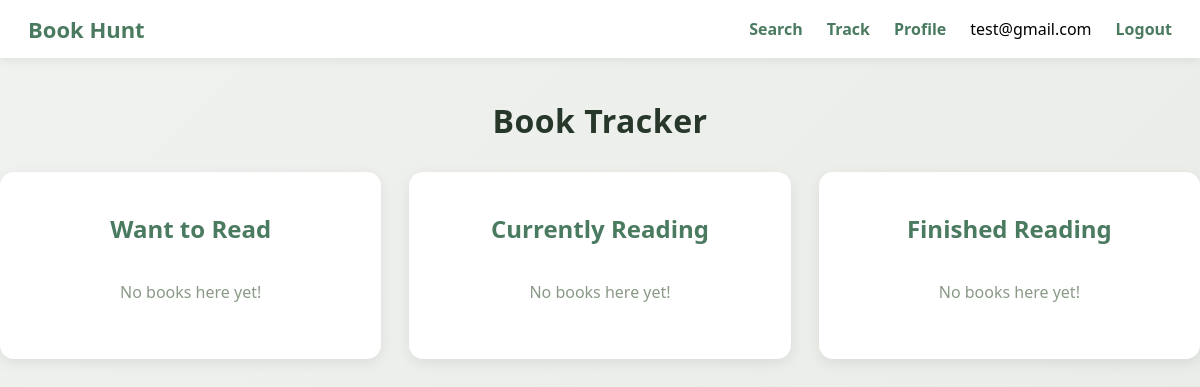
Before: /track (signed in) with the older database file.
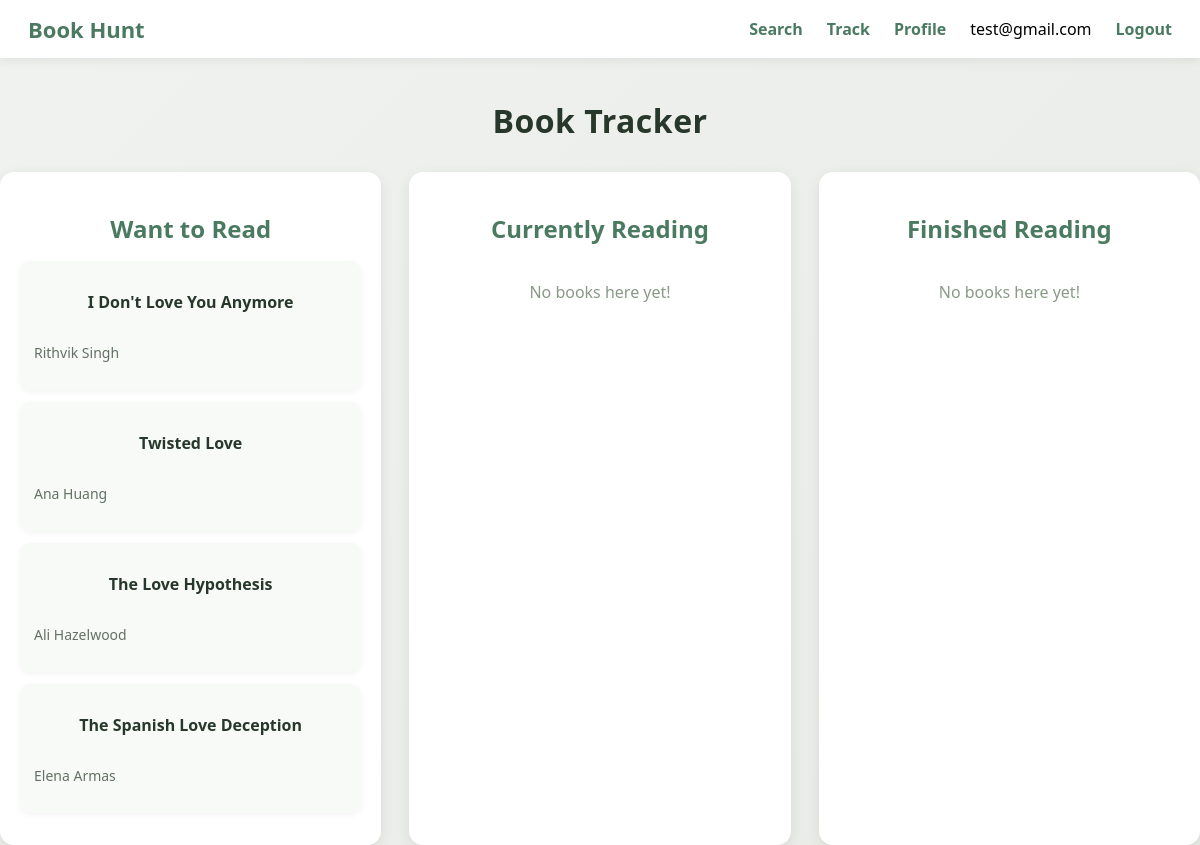
After: the same page with the newer database file.
### tables this page shows
CREATE TABLE users (
    id INTEGER PRIMARY KEY AUTOINCREMENT,
    email TEXT UNIQUE NOT NULL,
    password_hash TEXT NOT NULL,
    created_at TEXT DEFAULT CURRENT_TIMESTAMP
);

CREATE TABLE reading_list (
    id INTEGER PRIMARY KEY AUTOINCREMENT,
    user_id INTEGER NOT NULL,
    book_id TEXT NOT NULL,
    status TEXT NOT NULL CHECK (
        status IN ('want_to_read', 'reading', 'finished')
    ),
    rating INTEGER,
    updated_at TEXT DEFAULT CURRENT_TIMESTAMP,
    FOREIGN KEY (user_id) REFERENCES users(id) ON DELETE CASCADE,
    FOREIGN KEY (book_id) REFERENCES books(id) ON DELETE CASCADE
);

CREATE TABLE books (
    id TEXT PRIMARY KEY,
    title TEXT NOT NULL,
    author TEXT,
    cover_id INTEGER,
    first_publish_year INTEGER
);

### flask_app.py (the view)
@app.route("/track")
def track():
    if "user_id" not in session:
        return redirect("/login")
    db = get_db()
    want_to_read = db.execute(
        "SELECT * FROM reading_list JOIN books ON reading_list.book_id = books.id "
        "WHERE user_id = ? AND status = 'want_to_read'",
        (session["user_id"],)
    ).fetchall()
    reading = db.execute(
        "SELECT * FROM reading_list JOIN books ON reading_list.book_id = books.id "
        "WHERE user_id = ? AND status = 'reading'",
        (session["user_id"],)
    ).fetchall()
    finished = db.execute(
        "SELECT * FROM reading_list JOIN books ON reading_list.book_id = books.id "
        "WHERE user_id = ? AND status = 'finished'",
        (session["user_id"],)
    ).fetchall()
    return render_template("book-track.html", want_to_read=want_to_read, reading=reading, finished=finished)

### flask_app.py (called while the page is built)
def get_db():
    db = g.get("db")
    if db is None:
        db = g.db = sqlite3.connect(DATABASE)
        db.row_factory = sqlite3.Row
    return db

@app.context_processor
def inject_logged_in_user():
    current_user_email = None
    if "user_id" in session:
        db = get_db()
        user_row = db.execute(
            "SELECT email FROM users WHERE id = ?",
            (session["user_id"],)
        ).fetchone()
        if user_row:
            current_user_email = user_row["email"]
    return {"current_user_email": current_user_email}

### templates/book-track.html (shortened to what this page needs)
<!DOCTYPE html>
<html>
        <head>
        <link rel="stylesheet" href="../static/css/style.css">
    </head>
    {% extends "base.html" %}
    {% block content %}
    <body>
        <h1 class="track-title">Book Tracker</h1>
        <div class="track-grid">
            <div class="track-column">
                <h2>Want to Read</h2>
                {% if want_to_read %}
                    {% for book in want_to_read %}
                    <div class="track-card">
                        <p class="track-title">{{book.title}}</p>
                        <p class="track-author">{{book.author}}</p>
                    </div>
                    {% endfor %}
                {% else %}
                    <p class="empty-col">No books here yet!</p>
                {% endif %}
            </div>
            <div class="track-column">
                <h2>Currently Reading</h2>
                {% if reading %}
                    {% for book in reading %}
                    <div class="track-card">
                        <p class="track-title">{{book.title}}</p>
                        <p class="track-author">{{book.author}}</p>
                    </div>
                    {% endfor %}
                {% else %}
                    <p class="empty-col">No books here yet!</p>
                {% endif %}
            </div>
            <div class="track-column">
                <h2>Finished Reading</h2>
                {% if finished %}
                    {% for book in finished %}
                    <div class="track-card">
                        <p class="track-title">{{book.title}}</p>
                        <p class="track-author">{{book.author}}</p>
                    </div>
                    {% endfor %}
                {% else %}
                    <p class="empty-col">No books here yet!</p>
                {% endif %}
            </div>
        </div>
    </body>
    {% endblock %}

### templates/base.html (shortened to what this page needs)
<!DOCTYPE html>
<html>
    <head>
        <link rel="stylesheet" href="../static/css/style.css">
    </head>
    <body>
        <nav class="navbar">
            <div class="nav-left">
                <a href="/search" class="nav-logo">Book Hunt</a>
            </div>
            <div class="nav-right">
                <a href="/search" class="nav-link"> Search </a>
                <a href="/track" class="nav-link">Track</a>
                <a href="/profile" class="nav-link">Profile</a>
                {% if current_user_email %}
                <span class="nav-user">{{ current_user_email }}</span>
                <a href="/logout" class="nav-link">Logout</a>
                {% else %}
                <a href="/login" class="nav-link">Login</a>
                {% endif %}
            </div>
        </nav>
        <div class="content">
            {% block content %}{% endblock %}
        </div>
    </body>
</html>

### static/css/style.css (style rules this page uses)
* { box-sizing: border-box; }
body { margin: 0; padding: 0; font-family: 'Segoe UI', Tahoma, Geneva, Verdana, sans-serif; background: linear-gradient(135deg, #F0F2EF 0%, #E8EBE6 100%); min-height: 100vh; }
h1 { color: #5A8C6B; font-size: 32px; margin-bottom: 30px; font-weight: 600; letter-spacing: 0.5px; }
.navbar { width: 100%; background: white; padding: 14px 28px; display: flex; justify-content: space-between; align-items: center; box-shadow: 0 2px 10px rgba(0,0,0,0.08); position: sticky; top: 0; z-index: 100; }
.nav-logo { font-size: 22px; font-weight: 700; color: #4A7A5F; text-decoration: none; }
.nav-right { display: flex; gap: 24px; }
.nav-link { text-decoration: none; font-size: 16px; color: #4A7A5F; font-weight: 600; transition: color 0.2s ease; }
.content { padding-top: 20px; }
.track-title { text-align: center; color: #4A7A5F; margin-bottom: 30px; }
.track-grid { display: grid; grid-template-columns: repeat(3, 1fr); gap: 28px; margin-top: 20px; }
.track-column { background: white; padding: 20px; border-radius: 14px; box-shadow: 0 4px 14px rgba(0,0,0,0.08); }
.track-column h2 { text-align: center; color: #4A7A5F; margin-bottom: 16px; }
.track-card { background: #F7FAF7; padding: 14px; border-radius: 10px; margin-bottom: 12px; box-shadow: 0 2px 6px rgba(0,0,0,0.05); }
.track-title { font-weight: 600; color: #27382B; }
.track-author { font-size: 14px; color: #647164; }
.empty-col { text-align: center; color: #8A9A87; padding: 20px 0; }

Changed rows visible on the page:
added reading_list: title "I Don't Love You Anymore", author "Rithvik Singh"
added reading_list: title "Twisted Love", author "Ana Huang"
added reading_list: title "The Love Hypothesis", author "Ali Hazelwood"
added reading_list: title "The Spanish Love Deception", author "Elena Armas"
Other visible differences:
text no longer shown: "No books here yet!"
